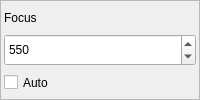
                 <widget class="QFrame" name="frme_cap_focus_0">
                  <property name="sizePolicy">
                   <sizepolicy hsizetype="Ignored" vsizetype="Preferred">
                    <horstretch>0</horstretch>
                    <verstretch>0</verstretch>
                   </sizepolicy>
                  </property>
                  <property name="frameShape">
                   <enum>QFrame::StyledPanel</enum>
                  </property>
                  <property name="frameShadow">
                   <enum>QFrame::Plain</enum>
                  </property>
                  <layout class="QVBoxLayout" name="layout_vrt_frme_cap_brightness_1">
                   <property name="spacing">
                    <number>0</number>
                   </property>
                   <property name="leftMargin">
                    <number>3</number>
                   </property>
                   <property name="topMargin">
                    <number>0</number>
                   </property>
                   <property name="rightMargin">
                    <number>3</number>
                   </property>
                   <property name="bottomMargin">
                    <number>0</number>
                   </property>
                   <item>
                    <widget class="QLabel" name="lbl_static_focus_0">
                     <property name="sizePolicy">
                      <sizepolicy hsizetype="Ignored" vsizetype="Preferred">
                       <horstretch>0</horstretch>
                       <verstretch>0</verstretch>
                      </sizepolicy>
                     </property>
                     <property name="text">
                      <string>Focus</string>
                     </property>
                    </widget>
                   </item>
                   <item>
                    <widget class="QSpinBox" name="spbx_cap_focus_0">
                     <property name="sizePolicy">
                      <sizepolicy hsizetype="Ignored" vsizetype="Preferred">
                       <horstretch>0</horstretch>
                       <verstretch>0</verstretch>
                      </sizepolicy>
                     </property>
                     <property name="alignment">
                      <set>Qt::AlignLeading|Qt::AlignLeft|Qt::AlignVCenter</set>
                     </property>
                     <property name="minimum">
                      <number>0</number>
                     </property>
                     <property name="maximum">
                      <number>1100</number>
                     </property>
                     <property name="value">
                      <number>550</number>
                     </property>
                    </widget>
                   </item>
                   <item>
                    <widget class="QCheckBox" name="chbx_cap_autofocus_0">
                     <property name="sizePolicy">
                      <sizepolicy hsizetype="Ignored" vsizetype="Preferred">
                       <horstretch>0</horstretch>
                       <verstretch>0</verstretch>
                      </sizepolicy>
                     </property>
                     <property name="layoutDirection">
                      <enum>Qt::LeftToRight</enum>
                     </property>
                     <property name="text">
                      <string>Auto</string>
                     </property>
                    </widget>
                   </item>
                  </layout>
                 </widget>
